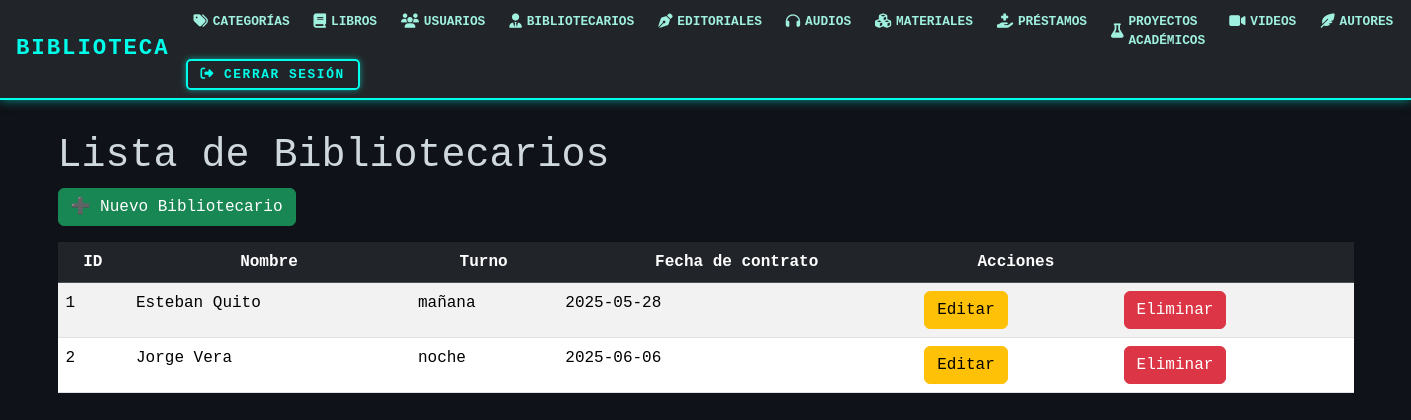
/bibliotecarios/, run on the app's committed database.
### models/bibliotecario_model.py (models this page shows, shortened)
class Bibliotecario(db.Model):
    __tablename__ = "bibliotecario"
    id_biblio = db.Column(db.Integer, primary_key=True)
    turno = db.Column(db.String(50), nullable=False)
    fecha_contratacion = db.Column(db.String(50), nullable=False)
    id_usuario = db.Column(db.Integer, db.ForeignKey('usuarios.id'), nullable=False)
    usuario = db.relationship('Usuario', backref=db.backref('bibliotecario', uselist=False))
    @staticmethod
    def get_all():
        return Bibliotecario.query.all()

### models/usuario_model.py (models this page shows, shortened)
class Usuario(db.Model):
    __tablename__ = "usuarios"
    id = db.Column(db.Integer,primary_key=True)
    nombre = db.Column(db.String(80),nullable=False)
    apellido = db.Column(db.String(80),nullable=False)
    email = db.Column(db.String(120),nullable=False)
    telefono = db.Column(db.String(20),nullable=False)
    username = db.Column(db.String(20),nullable=False)
    password = db.Column(db.String,nullable=False)
    tipo = db.Column(db.String(20),nullable=False)

### controllers/bibliotecario_controllers.py (the view)
@bibliotecario_bp.route("/")
def index():
    bibliotecario = Bibliotecario.get_all()
    return bibliotecario_view.list(bibliotecario)

### views/bibliotecario_view.py (called while the page is built)
def list(bibliotecarios):
    return render_template('bibliotecarios/index.html', bibliotecarios=bibliotecarios)

### templates/bibliotecarios/index.html (shortened to what this page needs)
{% extends 'base.html' %}
{% block content %}
<h1>Lista de Bibliotecarios</h1>
<a href="{{ url_for('bibliotecario.create') }}" class="btn btn-success mb-3">➕ Nuevo Bibliotecario</a>
<table class="table table-striped">
    <thead class="table-dark">
        <tr class="text-center">
            <th>ID</th>
            <th>Nombre</th>
            <th>Turno</th>
            <th>Fecha de contrato</th>
            <th>Acciones</th>
            <th></th>
        </tr>
    </thead>
    {% for item in bibliotecarios %}
    <tr>
        <td>{{ item.id_biblio }}</td>
        <td>{{ item.usuario.nombre }} {{ item.usuario.apellido }}</td>
        <td>{{ item.turno }}</td>
        <td>{{ item.fecha_contratacion }}</td>
        <td>
            <a href="{{ url_for('bibliotecario.edit', id_biblio=item.id_biblio) }}" class="btn btn-warning">Editar</a>
        </td>
        <td>
            <a href="{{ url_for('bibliotecario.delete', id_biblio=item.id_biblio) }}"
               class="btn btn-danger"
               onclick="return confirm('¿Estás seguro de que deseas eliminar al bibliotecario con ID {{ item.id_biblio }}?');">
               Eliminar
            </a>
        </td>
    </tr>
    {% else %}
    <tr>
            <td colspan="6" class="text-center">No hay Bibliotecarios registrados.</td>
    </tr>
    {% endfor %}
</table>
{% endblock %}

### data on the page
Bibliotecario: id_biblio "1", usuario.nombre "Esteban", usuario.apellido "Quito", turno "mañana", fecha_contratacion "2025-05-28"
Bibliotecario: id_biblio "2", usuario.nombre "Jorge", usuario.apellido "Vera", turno "noche", fecha_contratacion "2025-06-06"
